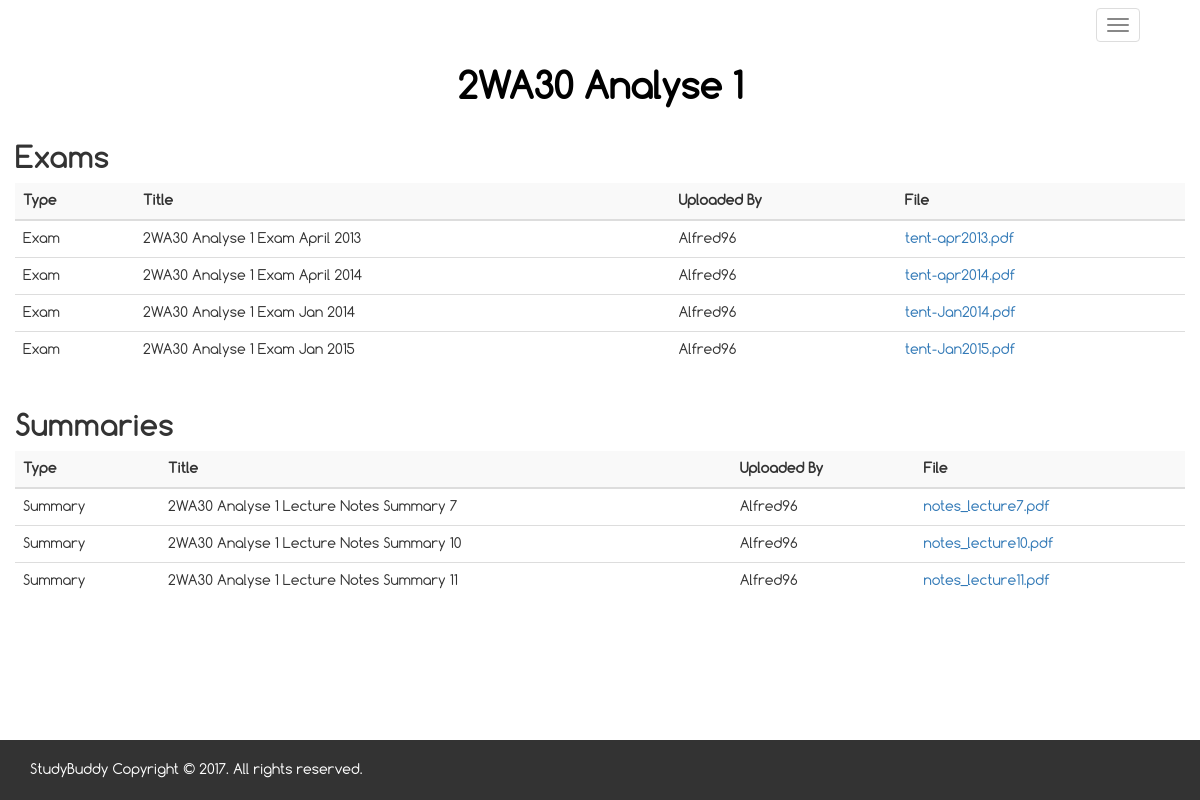
The page /course/25/ on the database its author committed.
### main/models.py (models this page shows, shortened)
class Course(models.Model):
    name = models.CharField(max_length=70)
    course_id = models.CharField(max_length=10, default="")
    major = models.CharField(
        max_length=45,
        choices= (
        ('bachelorcollege', 'Bachelor College'),
        ('appliedmathematics', 'Applied Mathematics'),
        ('appliedphysics', 'Applied Physics'),
        ('architecture', 'Architecture, Urbanism and Building Sciences'),
        ('automotive', 'Automotive'),
        ('biomedicalengineering', 'Biomedical Engineering'),
        ('chemicalengineering', 'Chemical Engineering'),
        ('computerscience', 'Computer Science'),
        ('electricalengineering', 'Electrical Engineering'),
        ('industrialdesign', 'Industrial Design'),
        ('industrialengineering', 'Industrial Engineering'),
        ('mechanicalengineering', 'Mechanical Engineering'),
        ('psychologyandtechnology', 'Psychology and Technology'),
        ('sustainableinnovation', 'Sustainable Innovation'),
        ),
        default='computerscience',
        )
    def __str__(self):
        return self.name

class Resource(models.Model):
    uploadedBy = models.ForeignKey('auth.User')
    title = models.CharField(max_length=200)
    resourcefile = models.FileField(blank=False, default="")
    major = models.CharField(
        max_length=45,
        choices= (
        ('bachelorcollege', 'Bachelor College'),
        ('appliedmathematics', 'Applied Mathematics'),
        ('appliedphysics', 'Applied Physics'),
        ('architecture', 'Architecture, Urbanism and Building Sciences'),
        ('automotive', 'Automotive'),
        ('biomedicalengineering', 'Biomedical Engineering'),
        ('chemicalengineering', 'Chemical Engineering'),
        ('computerscience', 'Computer Science'),
        ('electricalengineering', 'Electrical Engineering'),
        ('industrialdesign', 'Industrial Design'),
        ('industrialengineering', 'Industrial Engineering'),
        ('mechanicalengineering', 'Mechanical Engineering'),
        ('psychologyandtechnology', 'Psychology and Technology'),
        ('sustainableinnovation', 'Sustainable Innovation'),
        ),
        )
    course = models.ForeignKey(Course)
    resourcetype = models.CharField(
        max_length=45,
        choices= (
        ('Summary', 'Summary'),
        ('Exam', 'Exam'),
        ),
        default='Summary',
        )
    upload_date = models.DateTimeField(
            blank=True, null=True)
    class Meta:
        ordering = ['course']

### main/views.py (the view)
# urls.py: url(r'^course/(?P<pk>\d+)/$', views.course, name='course'),
def course(request, pk):
    if request.method == "POST":
        form = UserForm(request.POST)
        if form.is_valid():
            new_user = User.objects.create_user(**form.cleaned_data)
            login(request, new_user)
            return redirect('course', pk=pk)
    else:
        form = UserForm()
    course = get_object_or_404(Course, pk=pk)
    resources = Resource.objects.filter(course__name = course)
    summaries = Resource.objects.filter(course__name = course).filter(resourcetype = "Summary")
    exams = Resource.objects.filter(course__name = course).filter(resourcetype = "Exam")
    return render(request, 'main/course.html', {'course': course, 'resources': resources, 'summaries': summaries, 'exams': exams})

### main/templates/main/course.html (shortened to what this page needs)
{% extends 'main/base.html' %} {% load staticfiles %}{% block content %}
<body>
    <div class="container-fullwidth">
        <div class="header">
            <div class="container">
                <nav id="navid" class="navbar navbar-default">
                    <div class="container-fluid">
                        <div class="navbar-header">
                            <button type="button" class="navbar-toggle collapsed" data-toggle="collapse" data-target="#bs-example-navbar-collapse-1" aria-expanded="false">
                            <span class="icon-bar"></span>
                            <span class="icon-bar"></span>
                            <span class="icon-bar"></span>
                          </button>
                            <a class="navbar-brand" href="{% url 'index' %}">StudyBuddy</a>
                        </div>
                    </div>
                </nav>
            </div>
        </div>
    </div>
    <div class="container-fluid coursecon">
        <div class="row container-course">
            <h1 style="font-weight: 600; color: black;">{{course.course_id}} {{course.name}}</h1>
        </div>
    </div>
    <div class="container">
        {% if resources %} {% if exams %}
        <div class="row">
            <h2 style="font-family: 'Comfortaa-Bold';">Exams</h2>
            <table class="table hoverTable">
                <thead>
                    <tr>
                        <th>Type</th>
                        <th>Title</th>
                        <th>Uploaded By</th>
                        <th>File</th>
                    </tr>
                </thead>
                <tbody>
                    {% for res in exams%}
                    <tr onclick="window.document.location='{{res.resourcefile.url}}'">
                        <td scope="row">{{res.resourcetype}}</td>
                        <td>{{res.title}}</td>
                        <td>{{res.uploadedBy}}</td>
                        <td><a href="{{res.resourcefile.url}}">{{res.resourcefile}}</a></td>
                    </tr>
                    {% endfor %}
                </tbody>
            </table>
        </div>
        {% endif %} {% if summaries %}
        <div class="row">
            <h2 style="font-family: 'Comfortaa-Bold';">Summaries</h2>
            <table class="table hoverTable">
                <thead>
                    <tr>
                        <th>Type</th>
                        <th>Title</th>
                        <th>Uploaded By</th>
                        <th>File</th>
                    </tr>
                </thead>
                <tbody>
                    {% for res in summaries%}
                    <tr onclick="window.document.location='{{res.resourcefile.url}}'">
                        <td scope="row">{{res.resourcetype}}</td>
                        <td>{{res.title}}</td>
                        <td>{{res.uploadedBy}}</td>
                        <td><a href="{{res.resourcefile.url}}">{{res.resourcefile}}</a></td>
                    </tr>
                    {% endfor %}
                </tbody>
            </table>
        </div>
        {% endif %} {% endif %}
    </div>
    <footer class='container-fullwidth footer' id="footer">
        <div class="container">
            <p>StudyBuddy Copyright &copy; 2017. All rights reserved.
            </p>
        </div>
    </footer>
</body>
{% endblock %}

### main/templates/main/base.html (shortened to what this page needs)
<!DOCTYPE html> {% load staticfiles %}
<html>
<head>
    <link rel="stylesheet" href="//maxcdn.bootstrapcdn.com/bootstrap/3.2.0/css/bootstrap.min.css">
    <link rel="stylesheet" href="//maxcdn.bootstrapcdn.com/bootstrap/3.2.0/css/bootstrap-theme.min.css">
    <link rel="stylesheet" href="{% static 'css/mycss.css' %}">
</head>
{% block content %} {% endblock %}
</html>

### main/static/css/mycss.css (style rules this page uses)
@media (max-width: 1200px) { .navbar-header { float: none; } }
@media (max-width: 1200px) { .navbar-toggle { display: block; } }
body, html { font-family: Comfortaa-Regular; }
html { position: relative; min-height: 100%; }
body { margin-bottom: 55px; }
.hoverTable > thead > tr { background-color: #f9f9f9; }
html, body { overflow-x: hidden; overflow-y: auto; }
a.navbar-brand { font-family: Comfortaa-Bold; font-size: 2.2em; }
.hoverTable td { padding: 7px; }
.footer { position: absolute; bottom: 0; width: 100%; height: 60px; background-color: #f5f5f5; }
.header { background-image: url("http://blogs.yis.ac.jp/21boweringk/files/2015/11/cropped-html-color-codes-color-tutorials-hero-00e10b1f-25giert.jpg"); background-size: cover; }
.navbar-default { background: none; padding: 0; margin: 0; border: none; box-shadow: none; }
#navid a { color: #FFF; }
#footer { width: 100%; background: #333; color: #FFF; padding: 20px 0; }
.container-course { background-image: url("https://upload.wikimedia.org/wikipedia/commons/thumb/4/40/Blue_globe_banner.svg/2000px-Blue_globe_banner.svg.png"); background-size: cover; background-position: center; }
.coursecon { text-align: center; }
p, ul, li, div, nav { padding: 0; margin: 0; }

### rows shown on the page
Course: course_id "2WA30", name "Analyse 1"
Resource: resourcetype "Exam", title "2WA30 Analyse 1 Exam April 2013", uploadedBy "Alfred96", resourcefile "tent-apr2013.pdf"
Resource: resourcetype "Exam", title "2WA30 Analyse 1 Exam April 2014", uploadedBy "Alfred96", resourcefile "tent-apr2014.pdf"
Resource: resourcetype "Exam", title "2WA30 Analyse 1 Exam Jan 2014", uploadedBy "Alfred96", resourcefile "tent-Jan2014.pdf"
Resource: resourcetype "Exam", title "2WA30 Analyse 1 Exam Jan 2015", uploadedBy "Alfred96", resourcefile "tent-Jan2015.pdf"
Resource: resourcetype "Summary", title "2WA30 Analyse 1 Lecture Notes Summary 7", uploadedBy "Alfred96", resourcefile "notes_lecture7.pdf"
Resource: resourcetype "Summary", title "2WA30 Analyse 1 Lecture Notes Summary 10", uploadedBy "Alfred96", resourcefile "notes_lecture10.pdf"
Resource: resourcetype "Summary", title "2WA30 Analyse 1 Lecture Notes Summary 11", uploadedBy "Alfred96", resourcefile "notes_lecture11.pdf"
